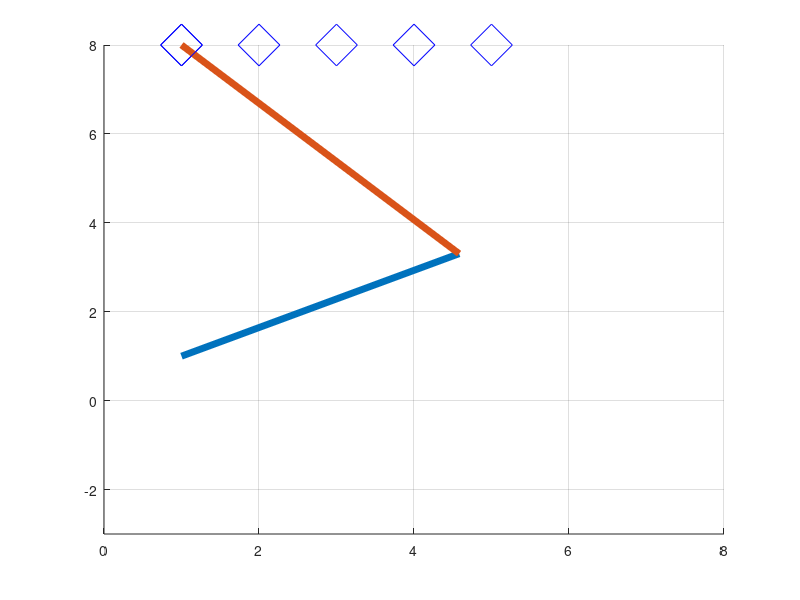

Recreate this plot in MATLAB.
close all
clear all
clc

x = [1,5;2,4;3,3;4,2;5,1];    
y = [1,8;1,8;1,8;1,8;1,8];

l1 = 5.65;l2 = 5.65;


theta2 = acosd((x.*2+y.*2-(l1*2) - (l2*2)) / (2 * l1*l2));
theta1 = atand(y./x) - atand((l2 * sind(theta2)) ./ (l1 + l2*cosd(theta2)));

alpha=[theta1(1,:),theta1(2,:),theta1(3,:),theta1(4,:),theta1(5,:)];
beta=[theta2(1,:),theta2(2,:),theta2(3,:),theta2(4,:),theta2(5,:)];


u=[x(1,:),x(2,:),x(3,:),x(4,:),x(5,:)];
v=[y(1,:),y(2,:),y(3,:),y(4,:),y(5,:)];

for i = 1:length(u)
    	  
    x2 = l1*cosd(alpha(i)); 
    y2 = l1*sind(alpha(i)); 
    axis([0,8,-3,8])			
    cla
    hold on    
    for j = i:length(u)
      if (mod(j,2) == 1)
        plot(u(j),v(j) , 'bd', 'MarkerSize', 30) 
	grid on 
      endif        
    endfor  
    for j = 1:i
      if (mod(j,2) == 0)
        plot(u(j),v(j) , 'bd', 'MarkerSize', 30)  
      endif        
    endfor
    plot([1,x2],[1,y2],'LineWidth',5,[u(i),x2],[v(i),y2],'LineWidth',5)
    grid on
    plot(u(i),v(i) , 'bd', 'MarkerSize', 30)
    grid on
    axis([0,8,-3,8])
    hold off
    pause(1)          
endfor
